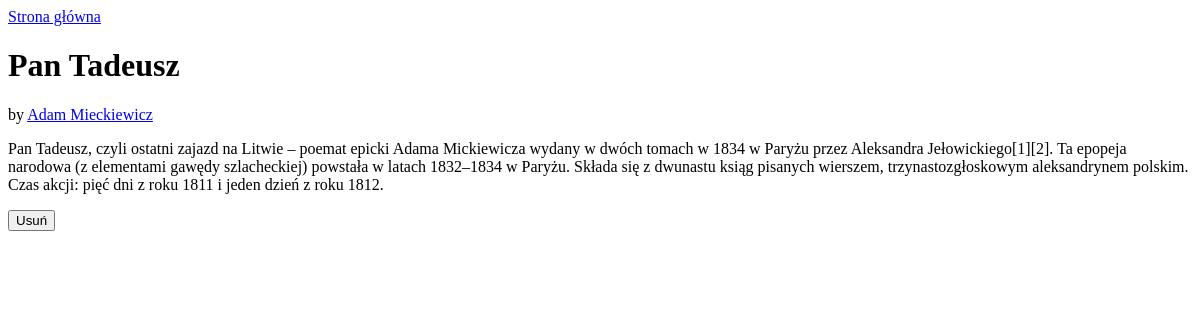
Page /books/3 on the earlier database version.
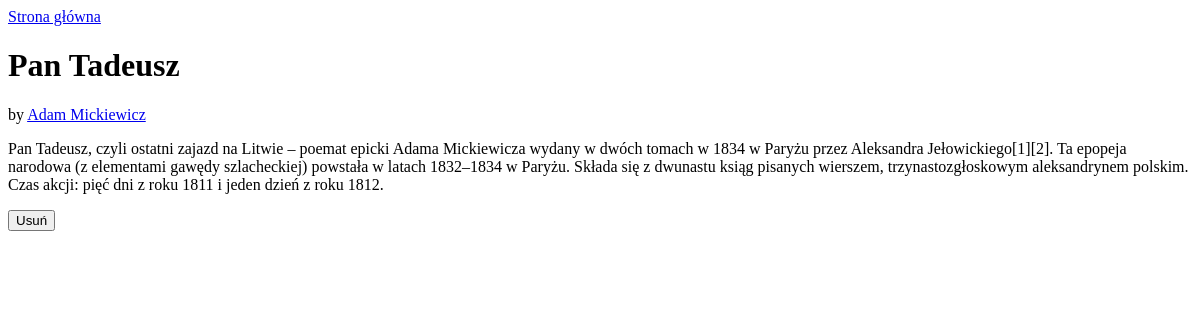
Same page on the later database version.
### library/models.py (models this page shows, shortened)
class Book(models.Model):
    title = models.CharField(max_length=200)
    description = models.TextField()
    author = models.ForeignKey(Author, on_delete=models.CASCADE)

class Author(models.Model):
    name = models.CharField(max_length=200)
    def __str__(self):
        return self.name

### library/views.py (the view, shortened to what this page needs)
# urls.py: path('books/<int:book_id>', library.views.book, name="book"),
def book(request, book_id):
    book = get_object_or_404(Book, id=book_id)
    delete_form = DeleteBookForm()
    return render(request, 'library/book.html', {'book': book, "delete_form": delete_form})

### library/forms.py
class DeleteBookForm(forms.Form):
    operation =  forms.CharField(widget=forms.HiddenInput(), required=True, initial="delete")

### library/templates/library/book.html (shortened to what this page needs)
{% extends 'library/base.html' %}
{% block content %}
<h1>{{ book.title }}</h1>
<p>by <a href="{% url 'author' book.author.id %}">{{book.author}}</a></p>
<p>{{ book.description }}</p>
<form method="post">
    <input type="submit" value="Usuń">
</form>
{% endblock %}

### library/templates/library/base.html (shortened to what this page needs)
<!DOCTYPE html>
<html lang="en">
<head>
</head>
<body>
<header><a href="{% url 'home'%}">Strona główna</a></header>
{% block content %}
{% endblock %}
</body>
</html>

Differences in the rows shown:
changed through a linked row, Book "Pan Tadeusz": author "Adam Mieckiewicz" → "Adam Mickiewicz"
